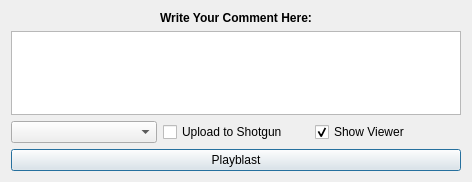
<?xml version="1.0" encoding="UTF-8"?>
<ui version="4.0">
 <class>PlayblastDialog</class>
 <widget class="QDialog" name="PlayblastDialog">
  <property name="geometry">
   <rect>
    <x>0</x>
    <y>0</y>
    <width>468</width>
    <height>182</height>
   </rect>
  </property>
  <property name="windowTitle">
   <string>The Current Sgtk Environment</string>
  </property>
  <layout class="QGridLayout" name="gridLayout">
   <item row="2" column="0">
    <widget class="QComboBox" name="cmbPercentage"/>
   </item>
   <item row="2" column="1">
    <widget class="QCheckBox" name="chbUploadToShotgun">
     <property name="text">
      <string>Upload to Shotgun</string>
     </property>
    </widget>
   </item>
   <item row="2" column="2">
    <widget class="QCheckBox" name="chbShowViewer">
     <property name="text">
      <string>Show Viewer</string>
     </property>
     <property name="checked">
      <bool>true</bool>
     </property>
    </widget>
   </item>
   <item row="1" column="0" colspan="3">
    <widget class="QTextEdit" name="textEdit"/>
   </item>
   <item row="3" column="0" colspan="3">
    <widget class="QPushButton" name="btnPlayblast">
     <property name="minimumSize">
      <size>
       <width>450</width>
       <height>0</height>
      </size>
     </property>
     <property name="text">
      <string>Playblast</string>
     </property>
    </widget>
   </item>
   <item row="0" column="0" colspan="3">
    <widget class="QLabel" name="label">
     <property name="font">
      <font>
       <weight>75</weight>
       <bold>true</bold>
      </font>
     </property>
     <property name="text">
      <string>Write Your Comment Here:</string>
     </property>
     <property name="alignment">
      <set>Qt::AlignCenter</set>
     </property>
    </widget>
   </item>
  </layout>
 </widget>
 <resources>
  <include location="resources.qrc"/>
 </resources>
 <connections/>
</ui>
